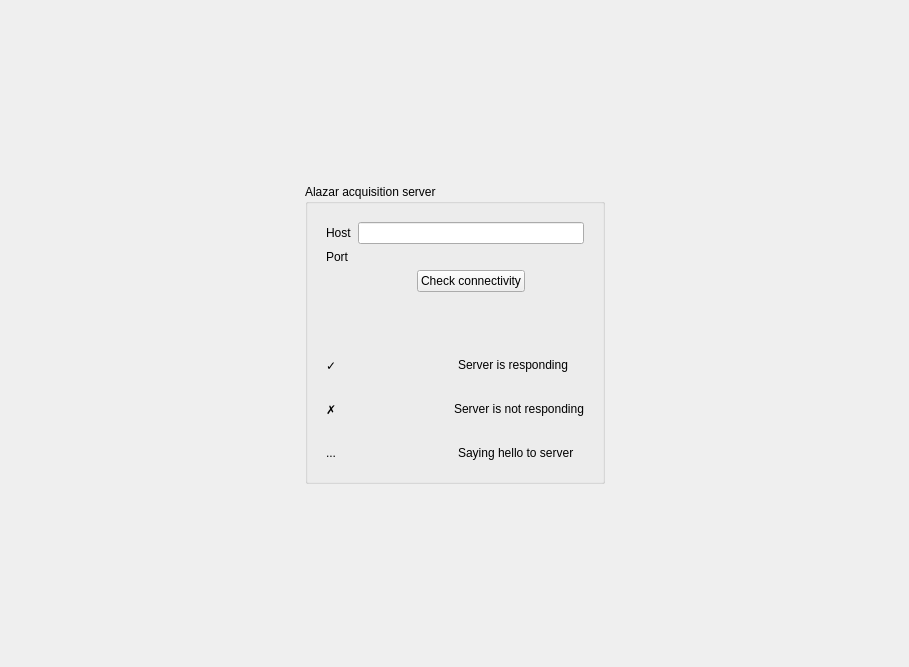
<?xml version="1.0" encoding="UTF-8"?>
<ui version="4.0">
 <class>Form</class>
 <widget class="QWidget" name="Form">
  <property name="geometry">
   <rect>
    <x>0</x>
    <y>0</y>
    <width>909</width>
    <height>667</height>
   </rect>
  </property>
  <property name="windowTitle">
   <string>Form</string>
  </property>
  <layout class="QHBoxLayout" name="horizontalLayout">
   <item>
    <spacer name="horizontalSpacer">
     <property name="orientation">
      <enum>Qt::Horizontal</enum>
     </property>
     <property name="sizeHint" stdset="0">
      <size>
       <width>286</width>
       <height>20</height>
      </size>
     </property>
    </spacer>
   </item>
   <item>
    <layout class="QVBoxLayout" name="verticalLayout_3">
     <item>
      <spacer name="verticalSpacer">
       <property name="orientation">
        <enum>Qt::Vertical</enum>
       </property>
       <property name="sizeHint" stdset="0">
        <size>
         <width>20</width>
         <height>138</height>
        </size>
       </property>
      </spacer>
     </item>
     <item>
      <widget class="QGroupBox" name="formGroupBox">
       <property name="sizePolicy">
        <sizepolicy hsizetype="Preferred" vsizetype="Preferred">
         <horstretch>0</horstretch>
         <verstretch>0</verstretch>
        </sizepolicy>
       </property>
       <property name="minimumSize">
        <size>
         <width>300</width>
         <height>300</height>
        </size>
       </property>
       <property name="maximumSize">
        <size>
         <width>300</width>
         <height>300</height>
        </size>
       </property>
       <property name="title">
        <string>Alazar acquisition server</string>
       </property>
       <property name="flat">
        <bool>false</bool>
       </property>
       <layout class="QVBoxLayout" name="verticalLayout_2">
        <item>
         <widget class="QWidget" name="formWidget" native="true">
          <layout class="QFormLayout" name="formLayout">
           <item row="0" column="0">
            <widget class="QLabel" name="label_3">
             <property name="text">
              <string>Host</string>
             </property>
            </widget>
           </item>
           <item row="0" column="1">
            <widget class="QLineEdit" name="host_lineEdit"/>
           </item>
           <item row="1" column="0">
            <widget class="QLabel" name="label_4">
             <property name="text">
              <string>Port</string>
             </property>
            </widget>
           </item>
           <item row="1" column="1">
            <widget class="QLabel" name="port_label">
             <property name="text">
              <string/>
             </property>
            </widget>
           </item>
           <item row="3" column="1">
            <layout class="QHBoxLayout" name="horizontalLayout_3">
             <item>
              <spacer name="horizontalSpacer_5">
               <property name="orientation">
                <enum>Qt::Horizontal</enum>
               </property>
               <property name="sizeHint" stdset="0">
                <size>
                 <width>40</width>
                 <height>20</height>
                </size>
               </property>
              </spacer>
             </item>
             <item>
              <widget class="QPushButton" name="check_connectivity_pushButton">
               <property name="text">
                <string>Check connectivity</string>
               </property>
              </widget>
             </item>
             <item>
              <spacer name="horizontalSpacer_6">
               <property name="orientation">
                <enum>Qt::Horizontal</enum>
               </property>
               <property name="sizeHint" stdset="0">
                <size>
                 <width>40</width>
                 <height>20</height>
                </size>
               </property>
              </spacer>
             </item>
            </layout>
           </item>
          </layout>
         </widget>
        </item>
        <item>
         <layout class="QVBoxLayout" name="verticalLayout">
          <item>
           <widget class="QWidget" name="is_responding" native="true">
            <layout class="QHBoxLayout" name="is_responding_2">
             <item>
              <widget class="QLabel" name="label_2">
               <property name="text">
                <string>✓</string>
               </property>
              </widget>
             </item>
             <item>
              <widget class="QLabel" name="label">
               <property name="text">
                <string>Server is responding</string>
               </property>
              </widget>
             </item>
            </layout>
           </widget>
          </item>
          <item>
           <widget class="QWidget" name="is_not_responding" native="true">
            <property name="enabled">
             <bool>true</bool>
            </property>
            <layout class="QHBoxLayout" name="is_not_responding_2">
             <item>
              <widget class="QLabel" name="label_6">
               <property name="text">
                <string>✗</string>
               </property>
              </widget>
             </item>
             <item>
              <widget class="QLabel" name="label_5">
               <property name="text">
                <string>Server is not responding</string>
               </property>
              </widget>
             </item>
            </layout>
           </widget>
          </item>
          <item>
           <widget class="QWidget" name="saying_hello" native="true">
            <layout class="QHBoxLayout" name="saying_hello_2">
             <item>
              <widget class="QLabel" name="label_8">
               <property name="text">
                <string>...</string>
               </property>
              </widget>
             </item>
             <item>
              <widget class="QLabel" name="label_7">
               <property name="text">
                <string>Saying hello to server</string>
               </property>
              </widget>
             </item>
            </layout>
           </widget>
          </item>
         </layout>
        </item>
       </layout>
      </widget>
     </item>
     <item>
      <spacer name="verticalSpacer_2">
       <property name="orientation">
        <enum>Qt::Vertical</enum>
       </property>
       <property name="sizeHint" stdset="0">
        <size>
         <width>20</width>
         <height>158</height>
        </size>
       </property>
      </spacer>
     </item>
    </layout>
   </item>
   <item>
    <spacer name="horizontalSpacer_2">
     <property name="orientation">
      <enum>Qt::Horizontal</enum>
     </property>
     <property name="sizeHint" stdset="0">
      <size>
       <width>285</width>
       <height>20</height>
      </size>
     </property>
    </spacer>
   </item>
  </layout>
 </widget>
 <resources/>
 <connections/>
</ui>
